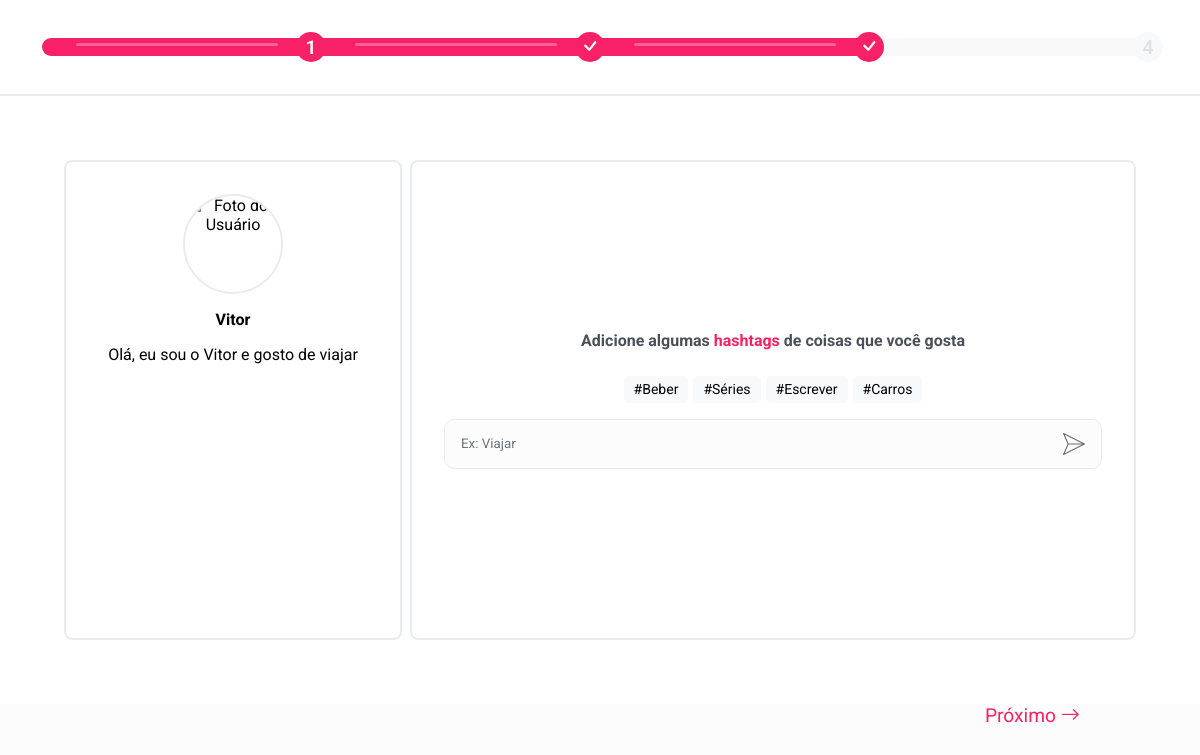
Screenshot of /pages/login-page/criar-perfil/criar-perfil-4.php (signed in) with the database file from the repository.
### tables this page shows
CREATE TABLE `tbusuarios` (
  `idUsuario` int(11) NOT NULL,
  `emailUsuario` varchar(100) NOT NULL,
  `senhaUsuario` varchar(64) NOT NULL,
  `nomeUsuario` varchar(100) NOT NULL,
  `sobrenomeUsuario` varchar(100) NOT NULL,
  `dataNascUsuario` date DEFAULT NULL,
  `idPais` int(11) DEFAULT NULL,
  `cidadeUsuario` varchar(100) NOT NULL DEFAULT 'Campinas',
  `bioUsuario` text DEFAULT NULL,
  `sexualidadeUsuario` enum('Héterossexual','Homossexual','Bissexual','Outro','Prefiro não informar') DEFAULT NULL,
  `generoUsuario` enum('Masculino','Feminino','Outro','Prefiro não informar') DEFAULT NULL,
  `preferenciaUsuario` enum('Homem','Mulher','Sem preferência') DEFAULT NULL,
  `fotoPerfilUsuario` varchar(255) DEFAULT NULL,
  `statusCadastro` tinyint(4) NOT NULL DEFAULT 1,
  `dataCadastro` timestamp NOT NULL DEFAULT current_timestamp() ON UPDATE current_timestamp()
);

### pages/login-page/criar-perfil/criar-perfil-4.php (the view, shortened to what this page needs)
<?php
include("../../../database/conection.php");
$idUsuario = $_SESSION["idUsuario"];
$sql = "SELECT tituloHashtag FROM tbhashtags WHERE idUsuario = ?";
$stmt = $conection->prepare($sql);
$stmt->bind_param("i", $idUsuario);
$stmt->execute();
$result = $stmt->get_result();
$hashtags = [];
while ($row = $result->fetch_assoc()) {
    $hashtags[] = $row["tituloHashtag"];
}
$slq = "SELECT * FROM tbusuarios WHERE idUsuario = $idUsuario";
$result = mysqli_query($conection, $slq);
$userData = mysqli_fetch_assoc($result);
?>
<!DOCTYPE html>
<html lang="pt-br">
<head>
    <link rel="stylesheet" href="../../../../styles/global.css">
    <link rel="stylesheet" href="../../../../styles/components/progress-bar.css">
    <link rel="stylesheet" href="../../../../styles/components/send-input.css">
    <link rel="stylesheet" href="../../../../styles/components/modal.css">
    <link rel="stylesheet" href="criar-perfil.css">
    <link rel="stylesheet" href="https://cdn.jsdelivr.net/npm/bootstrap-icons@1.11.3/font/bootstrap-icons.min.css">
</head>
<body>
    <main class="main">
        <div class="progress-bar">
            <div class="progress-step first">
                <div class="rectangle">
                    <div class="light"></div>
                </div>
                <div class="circle">
                    <span class="step"><?= $userData["fotoPerfilUsuario"] == "" ? "1" : "<i class='bi bi-check' style='font-size: 1.5rem'></i>" ?></span>
                </div>
            </div>
            <div class="progress-step second">
                <div class="rectangle">
                    <div class="light"></div>
                </div>
                <div class="circle">
                    <span class="step"><?= $userData["bioUsuario"] == "" ? "2" : "<i class='bi bi-check' style='font-size: 1.5rem'></i>" ?></span>
                </div>
            </div>
            <div class="progress-step third">
                <div class="rectangle">
                    <div class="light"></div>
                </div>
                <div class="circle">
                    <span class="step"><?= $hashtags == [] ? "3" : "<i class='bi bi-check' style='font-size: 1.5rem'></i>" ?></span>
                </div>
            </div>
            <div class="progress-step fourth disabled">
                <div class="rectangle">
                </div>
                <div class="circle">
                    <span class="step">4</span>
                </div>
            </div>
        </div>
        <div class="container">
            <div class="profile-preview">
                <div class="user-photo-container">
                    <img class="user-photo" src="../../../../database/users/<?= $userData["fotoPerfilUsuario"] ?>" alt="Foto do Usuário">
                </div>
                <h4> <?= ucwords($userData["nomeUsuario"]) ?></h4>
                <p> <?= $userData["bioUsuario"] ?></p>
            </div>
            <div class="add-info-container">
                <p style="text-align: center; color: var(--gray-700); font-weight: bold; margin-bottom: 10px;">Adicione algumas <span style='font-weight: bold; color: var(--carmin);'>hashtags</span> de coisas que você gosta</p>
                <div class="hashtags">
                    <?php
                    if (!empty($hashtags)) {
                        foreach ($hashtags as $hashtag) {
                            echo "<span class='hashtag-item'>#$hashtag</span> ";
                        }
                    } else {
                        echo "<p class='no-hashtags'>Sem hashtags ainda.</p>";
                    }
                    ?>
                </div>
                <form class="form" id="hashtag-form" method="post">
                    <div class="send-messages-container">
                        <div class="messageBox">
                            <input
                                required
                                placeholder="Ex: Viajar"
                                name="tituloHashtag"
                                type="text"
                                id="message-input"
                                autocomplete="off" />
                            <button id="btn-send-message" type="submit">
                            </button>
                        </div>
                    </div>
                </form>
            </div>
        </div>
        <footer class='bottom-container'>
            <a
                <?php
                if (!empty($hashtags)) {
                    echo "href='criar-perfil-5.php' class='link active'> Próximo ";
                } else {
                    echo "class='link active' id='skip'> Pular ";
                }
                ?><i class="bi bi-arrow-right"></i></a>
        </footer>
    </main>
</body>
</html>

### styles/global.css (style rules this page uses)
:root { --carmin: #f82167; --red: #f53232; --green: #35cc30; --yellow: #f1c40f; --blue: #428dd3; --pink: #e053a1; --gray-900: #212529; --gray-800: #343a40; --gray-700: #495057; --gray-600: #6c757d; --gray-500: #adb5bd; --gray-400: #ced4da; --gray-300: #dee2e6; --gray-200: #e9ecef; --gray-100: #f8f9fa; --ice: #fcfcfc; --white: #fff; }
*, *::before, *::after { margin: 0; padding: 0; box-sizing: border-box; font-family: "Roboto", sans-serif; }
body { width: 100vw; height: 100vh; display: flex; flex-direction: row; background-color: var(--ice); }
.main { width: 100%; height: 100%; display: flex; flex-direction: column; overflow-y: hidden; }

### styles/components/progress-bar.css (style rules this page uses)
.progress-bar { width: 100%; min-height: 6rem; display: flex; flex-direction: row; align-items: center; justify-content: center; padding: 2rem; border-bottom: 2px solid var(--gray-200); background-color: var(--white); transition: all 0.05s linear; }
.second { order: 2; z-index: 2; }
.third { order: 3; z-index: 1; }
.fourth { order: 4; z-index: 0; }

### styles/components/send-input.css (style rules this page uses)
.messageBox { width: fit-content; height: 50px; width: 100%; display: flex; align-items: center; justify-content: center; background-color: var(--ice); padding: 0 16px 0 0; border-radius: 10px; border: 1px solid var(--gray-200); }
#message-input { width: 100%; height: 100%; background-color: transparent; outline: none; border: none; padding-left: 16px; color: var(--gray-900); }
#message-input::placeholder { color: var(--gray-600); white-space: nowrap; }
#btn-send-message { width: fit-content; height: 100%; background-color: transparent; outline: none; border: none; display: flex; align-items: center; justify-content: center; cursor: pointer; transition: all 0.3s; }
#btn-send-message svg { height: 22px; transition: all 0.3s; }

### pages/login-page/criar-perfil/criar-perfil.css (style rules this page uses)
.container { width: 100vw; height: 100vh; display: flex; flex-direction: row; align-items: center; justify-content: center; position: relative; gap: 8px; padding: 4rem; background-color: var(--white); }
.bottom-container { width: 100%; min-height: 6rem; display: flex; flex-direction: column; align-items: flex-end; justify-content: flex-start; gap: 10px; padding-inline: 10%; }
.link { color: var(--gray-300); text-decoration: none; cursor: pointer; font-size: 1.2rem; user-select: none; }
.active { color: var(--carmin); }
@media screen and (min-width: 768px) { .add-info-container { width: 100%; min-height: 30rem; display: flex; flex-direction: column; align-items: center; justify-content: center; gap: 1rem; padding: 2rem; border-radius: 8px; border: 2px solid var(--gray-200); } }
.form { width: 100%; padding: 0; }
.hashtags { width: 100%; max-height: 4rem; overflow-y: auto; display: flex; flex-direction: row; justify-content: center; flex-wrap: wrap; gap: 5px; }
.hashtag-item { display: inline-flex; white-space: nowrap; padding: 5px 10px; background-color: var(--gray-100); border-radius: 5px; font-size: 14px; color: #000; line-height: 1.2; }
.user-photo-container { width: 100px; height: 100px; border-radius: 50%; overflow: hidden; border: 2px solid var(--gray-200); background-color: var(--white); display: flex; align-items: center; justify-content: center; }
.user-photo { width: 100%; height: 100%; object-fit: cover; }

### rows the page displays
tbusuarios: nomeUsuario "Vitor", bioUsuario "Olá, eu sou o Vitor e gosto de viajar"

### other values shown
$hashtag "Beber"
$hashtag "Séries"
$hashtag "Escrever"
$hashtag "Carros"
